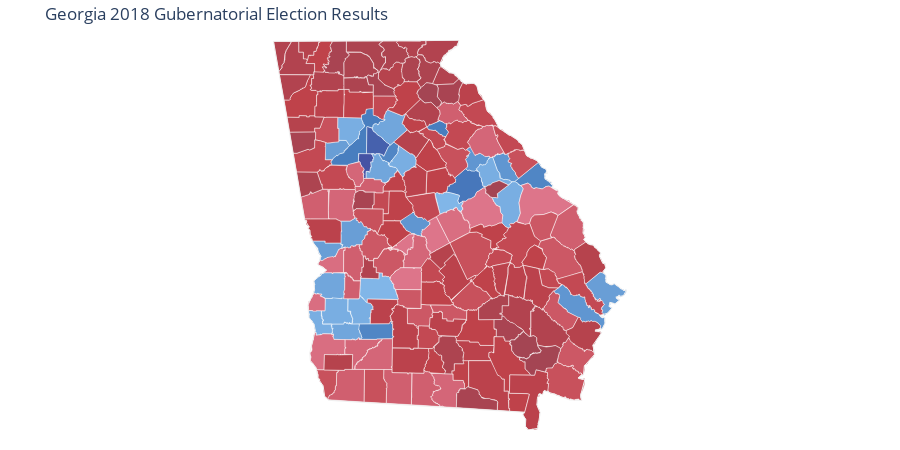

The code cell stored with this chart in its notebook:
### Code cell
fig = ff.create_choropleth(
    fips = ga_gov_election['FIPS'],
    values = ga_gov_election['Percent_Vote'], 
    scope=['GA'],
    #colorscale=bpr.safe_likely_leans_tossup,
    #simplify_county=0,
    
    plot_bgcolor='#FFFFFF',
    county_outline={'color': 'rgb(255,255,255)', 'width': 0.5}, 
    colorscale = bpr.safe_likely_leans_extra,
    binning_endpoints= bins,
    title='Georgia 2018 Gubernatorial Election Results',
    
    
    simplify_county=0.002
)

fig.update_layout(
    dragmode = False,
    clickmode = 'none',
    showlegend = False,
)

fig.show()

### Figure 1 — Plotly figure (JSON) as saved in the notebook; plotly's stock layout.template omitted (floating-point values rounded to 4 significant figures; data arrays with more than 128 entries replaced by an {"elided": "..."} marker saying what was removed)
{"data": [{"fill": "toself", "fillcolor": "#444CA0", "hoverinfo": "none", "line": {"color": "rgb(255,255,255)", "width": 0.5}, "mode": "lines", "name": "< 0", "type": "scatter", "x": [], "y": []}, {"fill": "toself", "fillcolor": "#4553A4", "hoverinfo": "none", "line": {"color": "rgb(255,255,255)", "width": 0.5}, "mode": "lines", "name": "0 - 11.79", "type": "scatter", "x": [-84.46, -84.46, -84.45, -84.45, -84.45, -84.45, -84.28, -84.28, -84.27, -84.27, -84.26, -84.26, -84.25, -84.25, -84.24, -84.24, -84.25, -84.25, -84.26, -84.26, -84.29, -84.29, -84.28, -84.28, -84.28, -84.29, -84.29, -84.3, -84.3, -84.32, -84.32, -84.35, -84.35, -84.39, -84.39, -84.4, -84.39, -84.4, -84.39, -84.39, -84.39, -84.39, -84.39, -84.38, -84.39, -84.39, -84.39, -84.4, -84.4, -84.39, -84.39, -84.38, -84.39, -84.38, -84.39, -84.39, -84.4, -84.41, -84.42, -84.42, -84.43, -84.43, -84.44, -84.46, -84.46, null], "y": [33.57, 33.65, 33.65, 33.64, 33.64, 33.65, 33.65, 33.64, 33.64, 33.63, 33.63, 33.61, 33.61, 33.6, 33.6, 33.59, 33.59, 33.58, 33.58, 33.55, 33.55, 33.53, 33.53, 33.53, 33.48, 33.48, 33.44, 33.44, 33.43, 33.43, 33.44, 33.44, 33.35, 33.35, 33.36, 33.36, 33.37, 33.37, 33.38, 33.39, 33.39, 33.39, 33.4, 33.4, 33.41, 33.41, 33.42, 33.42, 33.44, 33.44, 33.44, 33.44, 33.45, 33.46, 33.47, 33.48, 33.48, 33.49, 33.49, 33.51, 33.52, 33.54, 33.55, 33.55, 33.57, null]}, {"fill": "toself", "fillcolor": "#455AA9", "hoverinfo": "none", "line": {"color": "rgb(255,255,255)", "width": 0.5}, "mode": "lines", "name": "11.79 - 14.73", "type": "scatter", "x": [], "y": []}, {"fill": "toself", "fillcolor": "#4661AD", "hoverinfo": "none", "line": {"color": "rgb(255,255,255)", "width": 0.5}, "mode": "lines", "name": "14.73 - 17.68", "type": "scatter", "x": [-84.35, -84.35, -84.35, -84.35, -84.34, -84.3, -84.28, -84.27, -84.27, -84.27, -84.27, -84.27, -84.26, -84.23, -84.2, -84.16, -84.15, -84.13, -84.11, -84.1, -84.08, -84.06, -84.04, -84.02, -84.06, -84.12, -84.12, -84.13, -84.13, -84.14, -84.14, -84.15, -84.15, -84.16, -84.16, -84.17, -84.17, -84.22, -84.22, -84.25, -84.25, -84.35, -84.35, null], "y": [33.68, 33.96, 33.97, 33.97, 33.97, 33.96, 33.96, 33.95, 33.96, 33.95, 33.95, 33.94, 33.91, 33.9, 33.87, 33.85, 33.84, 33.84, 33.81, 33.8, 33.78, 33.77, 33.76, 33.75, 33.73, 33.61, 33.62, 33.63, 33.63, 33.63, 33.64, 33.64, 33.65, 33.64, 33.64, 33.64, 33.65, 33.65, 33.63, 33.63, 33.65, 33.65, 33.68, null]}, {"fill": "toself", "fillcolor": "#4669B2", "hoverinfo": "none", "line": {"color": "rgb(255,255,255)", "width": 0.5}, "mode": "lines", "name": "17.68 - 20.63", "type": "scatter", "x": [], "y": []}, {"fill": "toself", "fillcolor": "#4770B6", "hoverinfo": "none", "line": {"color": "rgb(255,255,255)", "width": 0.5}, "mode": "lines", "name": "20.63 - 23.58", "type": "scatter", "x": [], "y": []}, {"fill": "toself", "fillcolor": "#4777BB", "hoverinfo": "none", "line": {"color": "rgb(255,255,255)", "width": 0.5}, "mode": "lines", "name": "23.58 - 26.53", "type": "scatter", "x": [-83.28, -83.27, -83.26, -83.26, -83.25, -83.26, -83.25, -83.24, -83.23, -83.22, -83.23, -83.21, -83.2, -83.2, -83.18, -83.17, -83.15, -83.15, -83.14, -83.14, -83.16, -83.01, -82.98, -82.96, -82.94, -82.89, -82.88, -82.87, -82.86, -82.85, -82.84, -82.83, -82.83, -82.82, -82.82, -82.83, -82.82, -82.82, -82.83, -82.82, -82.83, -82.82, -82.82, -82.82, -82.82, -82.81, -82.8, -82.8, -82.8, -82.8, -82.8, -82.8, -82.8, -82.79, -82.79, -82.8, -82.8, -82.79, -82.79, -82.78, -82.78, -82.78, -82.78, -82.79, -82.78, -82.77, -82.77, -82.76, -82.76, -82.75, -82.75, -82.78, -82.8, -82.82, -82.83, -82.86, -82.87, -82.89, -82.9, -82.91, -82.93, -82.95, -82.97, -82.98, -82.99, -83.01, -83.05, -83.07, -83.08, -83.1, -83.11, -83.1, -83.11, -83.12, -83.12, -83.11, -83.11, -83.11, -83.11, -83.1, -83.1, -83.1, -83.2, -83.26, -83.27, -83.28, null], "y": [33.19, 33.2, 33.21, 33.22, 33.23, 33.25, 33.26, 33.26, 33.26, 33.27, 33.28, 33.28, 33.28, 33.28, 33.29, 33.3, 33.31, 33.32, 33.33, 33.34, 33.36, 33.47, 33.45, 33.45, 33.44, 33.44, 33.45, 33.45, 33.44, 33.44, 33.43, 33.44, 33.43, 33.43, 33.43, 33.41, 33.41, 33.4, 33.4, 33.39, 33.39, 33.39, 33.38, 33.37, 33.37, 33.36, 33.37, 33.36, 33.35, 33.35, 33.34, 33.33, 33.32, 33.32, 33.32, 33.32, 33.31, 33.31, 33.31, 33.31, 33.28, 33.28, 33.27, 33.27, 33.26, 33.26, 33.26, 33.25, 33.25, 33.25, 33.24, 33.24, 33.22, 33.21, 33.2, 33.2, 33.18, 33.14, 33.13, 33.13, 33.12, 33.11, 33.11, 33.1, 33.09, 33.08, 33.08, 33.07, 33.06, 33.05, 33.06, 33.06, 33.07, 33.08, 33.08, 33.1, 33.11, 33.12, 33.13, 33.13, 33.14, 33.15, 33.18, 33.19, 33.19, 33.19, null]}, {"fill": "toself", "fillcolor": "#487EBF", "hoverinfo": "none", "line": {"color": "rgb(255,255,255)", "width": 0.5}, "mode": "lines", "name": "26.53 - 29.48", "type": "scatter", "x": {"elided": "182 float values"}, "y": {"elided": "182 float values"}}, {"fill": "toself", "fillcolor": "#5086C5", "hoverinfo": "none", "line": {"color": "rgb(255,255,255)", "width": 0.5}, "mode": "lines", "name": "29.48 - 32.42", "type": "scatter", "x": {"elided": "184 float values"}, "y": {"elided": "184 float values"}}, {"fill": "toself", "fillcolor": "#588ECB", "hoverinfo": "none", "line": {"color": "rgb(255,255,255)", "width": 0.5}, "mode": "lines", "name": "32.42 - 35.37", "type": "scatter", "x": [], "y": []}, {"fill": "toself", "fillcolor": "#6096D1", "hoverinfo": "none", "line": {"color": "rgb(255,255,255)", "width": 0.5}, "mode": "lines", "name": "35.37 - 38.32", "type": "scatter", "x": {"elided": "434 float values"}, "y": {"elided": "434 float values"}}, {"fill": "toself", "fillcolor": "#699ED6", "hoverinfo": "none", "line": {"color": "rgb(255,255,255)", "width": 0.5}, "mode": "lines", "name": "38.32 - 41.27", "type": "scatter", "x": {"elided": "358 float values"}, "y": {"elided": "358 float values"}}, {"fill": "toself", "fillcolor": "#71A6DC", "hoverinfo": "none", "line": {"color": "rgb(255,255,255)", "width": 0.5}, "mode": "lines", "name": "41.27 - 44.22", "type": "scatter", "x": {"elided": "350 float values"}, "y": {"elided": "350 float values"}}, {"fill": "toself", "fillcolor": "#79AEE2", "hoverinfo": "none", "line": {"color": "rgb(255,255,255)", "width": 0.5}, "mode": "lines", "name": "44.22 - 47.17", "type": "scatter", "x": {"elided": "499 float values"}, "y": {"elided": "499 float values"}}, {"fill": "toself", "fillcolor": "#81B6E8", "hoverinfo": "none", "line": {"color": "rgb(255,255,255)", "width": 0.5}, "mode": "lines", "name": "47.17 - 50.0", "type": "scatter", "x": {"elided": "162 float values"}, "y": {"elided": "162 float values"}}, {"fill": "toself", "fillcolor": "#DD758A", "hoverinfo": "none", "line": {"color": "rgb(255,255,255)", "width": 0.5}, "mode": "lines", "name": "50.0 - 53.06", "type": "scatter", "x": {"elided": "457 float values"}, "y": {"elided": "457 float values"}}, {"fill": "toself", "fillcolor": "#D96E81", "hoverinfo": "none", "line": {"color": "rgb(255,255,255)", "width": 0.5}, "mode": "lines", "name": "53.06 - 56.01", "type": "scatter", "x": {"elided": "289 float values"}, "y": {"elided": "289 float values"}}, {"fill": "toself", "fillcolor": "#D46678", "hoverinfo": "none", "line": {"color": "rgb(255,255,255)", "width": 0.5}, "mode": "lines", "name": "56.01 - 58.96", "type": "scatter", "x": {"elided": "696 float values"}, "y": {"elided": "696 float values"}}, {"fill": "toself", "fillcolor": "#D05F6F", "hoverinfo": "none", "line": {"color": "rgb(255,255,255)", "width": 0.5}, "mode": "lines", "name": "58.96 - 61.91", "type": "scatter", "x": {"elided": "639 float values"}, "y": {"elided": "639 float values"}}, {"fill": "toself", "fillcolor": "#CC5865", "hoverinfo": "none", "line": {"color": "rgb(255,255,255)", "width": 0.5}, "mode": "lines", "name": "61.91 - 64.86", "type": "scatter", "x": {"elided": "767 float values"}, "y": {"elided": "767 float values"}}, {"fill": "toself", "fillcolor": "#C8515C", "hoverinfo": "none", "line": {"color": "rgb(255,255,255)", "width": 0.5}, "mode": "lines", "name": "64.86 - 67.8", "type": "scatter", "x": {"elided": "737 float values"}, "y": {"elided": "737 float values"}}, {"fill": "toself", "fillcolor": "#C34953", "hoverinfo": "none", "line": {"color": "rgb(255,255,255)", "width": 0.5}, "mode": "lines", "name": "67.8 - 70.75", "type": "scatter", "x": {"elided": "1144 float values"}, "y": {"elided": "1144 float values"}}, {"fill": "toself", "fillcolor": "#BF424A", "hoverinfo": "none", "line": {"color": "rgb(255,255,255)", "width": 0.5}, "mode": "lines", "name": "70.75 - 73.7", "type": "scatter", "x": {"elided": "1300 float values"}, "y": {"elided": "1300 float values"}}, {"fill": "toself", "fillcolor": "#BB424C", "hoverinfo": "none", "line": {"color": "rgb(255,255,255)", "width": 0.5}, "mode": "lines", "name": "73.7 - 76.65", "type": "scatter", "x": {"elided": "1006 float values"}, "y": {"elided": "1006 float values"}}, {"fill": "toself", "fillcolor": "#B6434D", "hoverinfo": "none", "line": {"color": "rgb(255,255,255)", "width": 0.5}, "mode": "lines", "name": "76.65 - 79.6", "type": "scatter", "x": {"elided": "541 float values"}, "y": {"elided": "541 float values"}}, {"fill": "toself", "fillcolor": "#B2434F", "hoverinfo": "none", "line": {"color": "rgb(255,255,255)", "width": 0.5}, "mode": "lines", "name": "79.6 - 82.55", "type": "scatter", "x": {"elided": "709 float values"}, "y": {"elided": "709 float values"}}, {"fill": "toself", "fillcolor": "#AD4450", "hoverinfo": "none", "line": {"color": "rgb(255,255,255)", "width": 0.5}, "mode": "lines", "name": "82.55 - 85.49", "type": "scatter", "x": {"elided": "698 float values"}, "y": {"elided": "698 float values"}}, {"fill": "toself", "fillcolor": "#A94452", "hoverinfo": "none", "line": {"color": "rgb(255,255,255)", "width": 0.5}, "mode": "lines", "name": "85.49 - 88.44", "type": "scatter", "x": {"elided": "370 float values"}, "y": {"elided": "370 float values"}}, {"fill": "toself", "fillcolor": "#A44553", "hoverinfo": "none", "line": {"color": "rgb(255,255,255)", "width": 0.5}, "mode": "lines", "name": "88.44 - 91.39", "type": "scatter", "x": {"elided": "352 float values"}, "y": {"elided": "352 float values"}}, {"fill": "toself", "fillcolor": "#A04555", "hoverinfo": "none", "line": {"color": "rgb(255,255,255)", "width": 0.5}, "mode": "lines", "name": "> 91.39", "type": "scatter", "x": [], "y": []}, {"hoverinfo": "text", "legendgroup": "centroids", "marker": {"color": "white", "opacity": 0}, "mode": "markers", "name": "US Counties", "selected": {"marker": {"color": "white", "opacity": 1, "size": 3}}, "showlegend": false, "text": {"elided": "166 str values"}, "type": "scatter", "unselected": {"marker": {"opacity": 0}}, "x": [[-84.3], [-84.3], [-84.03], [-84.37], [-84.25], [-84.03], [-84.04], [-81.27], [-81.41], [-84.31], [-84.14], [-83.33], [-83.58], -82.29, -82.88, -82.45, -84.44, -83.25, -83.5, -83.71, -84.84, -83.22, -83.23, -83.7, -83.33, -81.98, -81.44, -81.74, -82.0, -83.96, -84.62, -81.67, -82.07, -85.08, -85.14, -82.14, -81.13, -84.79, -85.35, -84.48, -83.37, -84.98, -84.36, -82.71, -84.58, -82.85, -83.77, -82.26, -83.43, -84.76, -83.99, -83.77, -85.5, -84.17, -84.58, -84.23, -83.17, -83.8, -84.22, -84.77, -84.9, -82.89, -81.34, -82.84, -82.3, -81.89, -84.32, -84.49, -85.21, -84.13, -83.23, -84.47, -84.46, -82.61, -81.54, -84.88, -84.23, -83.17, -84.02, -83.53, -83.82, -83.0, -85.21, -84.91, -82.96, -85.13, -84.15, -83.67, -83.28, -83.57, -83.69, -82.64, -82.42, -81.96, -82.66, -83.56, -84.14, -83.06, -82.92, -81.49, -82.45, -81.75, -83.27, -84.0, -82.48, -83.21, -84.52, -84.69, -84.73, -84.19, -83.92, -82.53, -83.49, -84.75, -84.88, -83.85, -83.44, -83.08, -84.87, -83.83, -84.47, -82.21, -84.39, -85.19, -83.48, -83.37, -85.02, -83.4, -84.75, -82.07, -84.03, -84.31, -81.61, -84.87, -84.28, -83.29, -84.84, -84.2, -84.53, -82.88, -82.06, -82.94, -84.44, -83.92, -83.53, -82.33, -83.74, -82.57, -85.03, -83.62, -83.43, -83.99, -85.3, -83.73, -82.42, -82.68, -82.8, -81.92, -84.55, -82.72, -83.75, -84.97, -83.43, -82.74, -83.17, -83.85], "y": [[33.0], [32.88], [32.51], [32.39], [32.56], [32.53], [32.36], [31.31], [31.5], [31.69], [31.78], [30.64], [30.84], 31.75, 31.3, 31.55, 31.33, 33.07, 34.35, 33.99, 34.24, 31.76, 31.28, 32.81, 32.43, 31.2, 32.01, 32.4, 33.06, 33.29, 31.53, 30.93, 32.4, 33.58, 34.9, 30.78, 32.0, 32.35, 34.48, 34.24, 33.95, 31.63, 33.54, 30.91, 33.94, 31.55, 31.19, 33.54, 31.15, 33.35, 32.71, 31.92, 34.85, 34.44, 30.88, 33.77, 32.17, 32.16, 31.53, 33.7, 31.32, 30.71, 32.37, 34.12, 32.59, 32.16, 34.86, 33.41, 34.26, 34.23, 34.38, 33.79, 34.69, 33.23, 31.23, 34.5, 30.87, 33.58, 33.96, 34.63, 34.32, 33.27, 33.79, 32.74, 34.35, 33.3, 33.45, 32.46, 31.6, 34.13, 33.32, 31.81, 33.05, 32.79, 32.7, 33.03, 33.08, 31.04, 32.46, 31.83, 33.79, 31.75, 30.83, 34.57, 33.48, 34.13, 32.35, 33.04, 31.16, 31.23, 33.01, 32.17, 33.59, 34.79, 32.51, 33.56, 33.83, 33.88, 33.92, 32.57, 34.46, 31.36, 33.09, 34.0, 32.23, 33.32, 31.87, 34.88, 31.76, 33.36, 33.65, 32.26, 32.75, 30.94, 33.26, 34.55, 32.08, 32.04, 32.7, 33.57, 32.05, 31.93, 31.78, 30.86, 31.46, 32.12, 34.92, 32.4, 33.03, 31.72, 32.67, 34.83, 34.74, 33.78, 31.05, 33.41, 32.97, 31.55, 32.05, 32.12, 34.65, 34.81, 31.97, 33.78, 32.8, 31.55]}, {"hoverinfo": "text", "legendgroup": "States", "line": {"color": "rgb(240, 240, 240)", "width": 1}, "mode": "lines", "showlegend": false, "type": "scatter", "x": [-81.28, -81.28, -81.27, -81.27, -81.28, null, -85.61, -83.1, -83.11, -83.31, -83.35, -83.34, -83.23, -83.16, -83.03, -82.9, -82.86, -82.84, -82.75, -82.72, -82.64, -82.56, -82.32, -82.25, -82.19, -82.05, -81.99, -81.93, -81.91, -81.94, -81.94, -81.85, -81.86, -81.83, -81.85, -81.77, -81.74, -81.49, -81.5, -81.42, -81.43, -81.39, -81.42, -81.37, -81.28, -81.19, -81.21, -81.16, -81.13, -81.12, -81.16, -81.12, -81.12, -81.05, -81.0, -80.88, -80.84, -80.88, -80.98, -80.93, -80.99, -81.07, -81.08, -81.04, -81.1, -81.2, -81.13, -81.13, -81.17, -81.26, -81.18, -81.29, -81.27, -81.41, -81.42, -81.49, -81.4, -81.46, -81.44, -81.61, -81.95, -81.97, -82.02, -82.04, -82.05, -82.01, -82.04, -82.16, -82.2, -82.2, -82.24, -82.21, -84.86, -84.91, -84.94, -85.01, -85.03, -85.11, -85.11, -85.04, -85.06, -85.13, -85.14, -85.05, -85.06, -84.89, -85.01, -84.96, -85.11, -85.11, -85.14, -85.12, -85.18, -85.61, null, null], "y": [31.31, 31.31, 31.31, 31.3, 31.31, null, 34.98, 35.0, 34.93, 34.81, 34.73, 34.68, 34.61, 34.6, 34.48, 34.49, 34.46, 34.37, 34.27, 34.15, 34.09, 33.95, 33.82, 33.75, 33.62, 33.56, 33.49, 33.46, 33.41, 33.41, 33.34, 33.31, 33.29, 33.26, 33.25, 33.22, 33.14, 33.01, 32.94, 32.82, 32.7, 32.65, 32.63, 32.58, 32.56, 32.46, 32.42, 32.34, 32.34, 32.29, 32.24, 32.19, 32.12, 32.09, 32.1, 32.02, 32.02, 31.96, 31.94, 31.91, 31.86, 31.88, 31.83, 31.81, 31.75, 31.72, 31.7, 31.63, 31.56, 31.55, 31.52, 31.37, 31.26, 31.12, 31.02, 30.98, 30.96, 30.77, 30.71, 30.72, 30.83, 30.78, 30.79, 30.73, 30.66, 30.56, 30.38, 30.36, 30.4, 30.49, 30.54, 30.57, 30.71, 30.75, 30.88, 30.97, 31.1, 31.19, 31.28, 31.54, 31.62, 31.69, 31.84, 32.02, 32.13, 32.26, 32.33, 32.42, 32.64, 32.74, 32.76, 32.77, 32.86, 34.98, null, null]}], "layout": {"annotations": [{"showarrow": false, "text": "<b></b>", "x": 1, "xanchor": "right", "xref": "paper", "y": 1.05, "yref": "paper"}], "clickmode": "none", "dragmode": false, "height": 450, "hovermode": "closest", "legend": {"traceorder": "reversed", "x": 1, "xanchor": "right", "y": 1, "yanchor": "top"}, "margin": {"b": 20, "l": 20, "r": 20, "t": 40}, "plot_bgcolor": "#FFFFFF", "showlegend": false, "title": {"text": "Georgia 2018 Gubernatorial Election Results"}, "width": 900, "xaxis": {"autorange": false, "fixedrange": true, "range": [-89.03, -77.42], "showgrid": false, "showticklabels": false, "zeroline": false}, "yaxis": {"autorange": false, "fixedrange": true, "range": [30.36, 35.0], "showgrid": false, "showticklabels": false, "zeroline": false}}}
